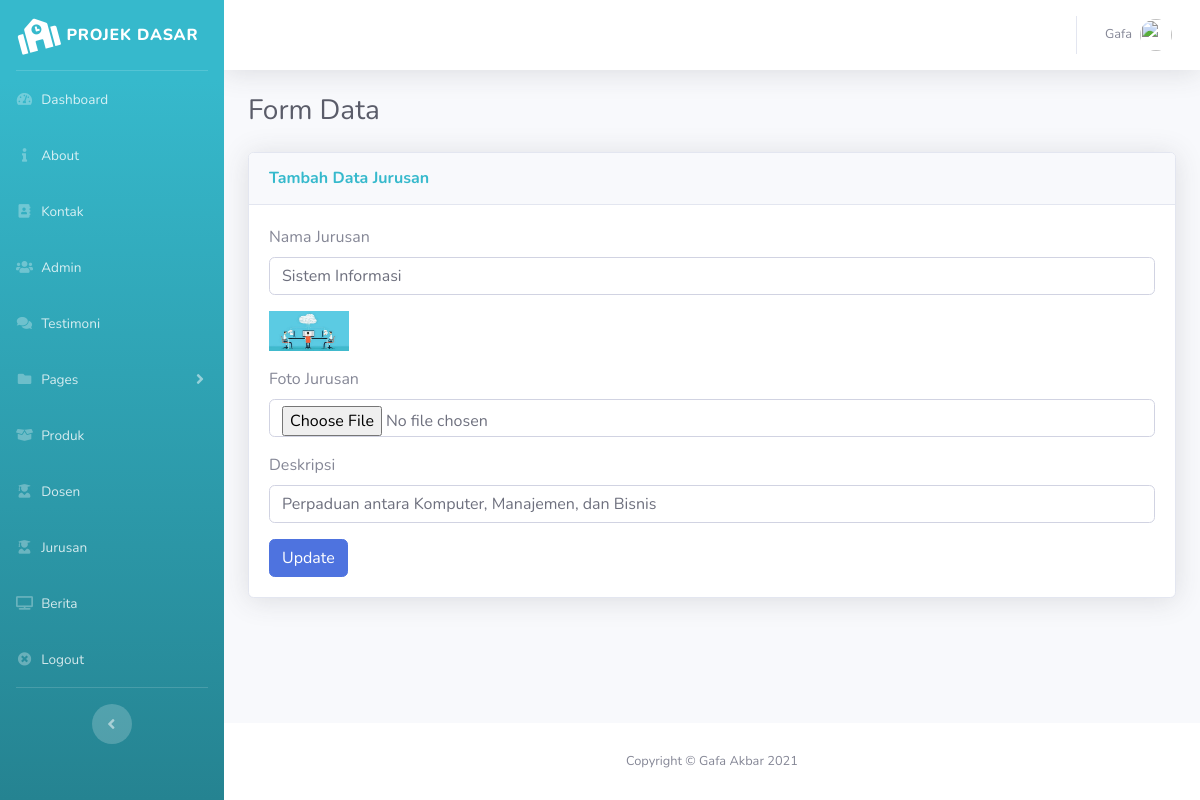
Screenshot of /pages/backend/index.php?page=jurusan/edit&id=1 (signed in) with the database file from the repository.
### tables this page shows
CREATE TABLE `tb_jurusan` (
  `id_jurusan` int(11) NOT NULL,
  `nama_jurusan` varchar(255) NOT NULL,
  `foto_jurusan` varchar(255) NOT NULL,
  `deskripsi` varchar(255) NOT NULL
);

### pages/backend/index.php (called while the page is built, shortened)
<?php
include 'component/header.php';
include 'component/sidebar.php';
include 'content.php';
?>
<?php include 'component/footer.php'; ?>

### pages/backend/jurusan/edit.php (the view, shortened to what this page needs)
<?php
$id_jurusan = $_GET['id'];
$jurusan = $koneksi->query("SELECT * FROM tb_jurusan WHERE id_jurusan='$id_jurusan'")->fetch_array();
?>
<h1 class="h3 mb-4 text-gray-800">Form Data</h1>
<div class="card shadow mb-4">
  <div class="card-header py-3">
    <h6 class="m-0 font-weight-bold text-info">Tambah Data Jurusan</h6>
  </div>
  <div class="card-body">
    <div class="table-responsive">
    <form action="" method="POST" enctype="multipart/form-data">
        <div class="form-group">
          <label>Nama Jurusan</label>
          <input type="text" name="tnamajurusan" class="form-control" value="<?= $jurusan['nama_jurusan'] ?>">
        </div>
        <div class="form-group">
          <img src="../../asset/img/<?= $jurusan['foto_jurusan'] ?>" alt="foto" width="80px" height="40px">
        </div>
        <div class="form-group">
          <label>Foto Jurusan</label>
          <input type="file" name="tfotojurusan" class="form-control" value="<?= $jurusan['foto_jurusan'] ?>">
        </div>
        <div class="form-group">
          <label>Deskripsi</label>
          <input type="text" name="tdeskripsi" class="form-control" value="<?= $jurusan['deskripsi'] ?>">
        </div>
        <button type="submit" name="update" class="btn btn-primary btn-md">Update</button>
      </form>
    </div>
  </div>
</div>

### rows the page displays
tb_jurusan: tnamajurusan "Sistem Informasi", foto_jurusan (picture), tdeskripsi "Perpaduan antara Komputer, Manajemen, dan Bisnis"
